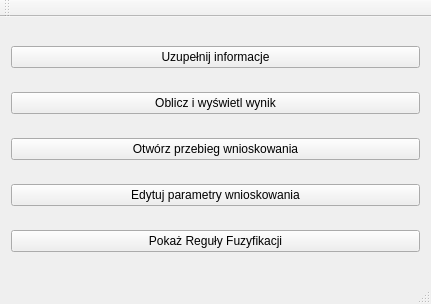
<?xml version="1.0" encoding="UTF-8"?>
<ui version="4.0">
 <class>MainWindow</class>
 <widget class="QMainWindow" name="MainWindow">
  <property name="geometry">
   <rect>
    <x>0</x>
    <y>0</y>
    <width>431</width>
    <height>304</height>
   </rect>
  </property>
  <property name="windowTitle">
   <string>MainWindow</string>
  </property>
  <widget class="QWidget" name="centralWidget">
   <layout class="QVBoxLayout" name="verticalLayout">
    <item>
     <widget class="QPushButton" name="pushButtonQuestionnaire">
      <property name="text">
       <string>Uzupełnij informacje</string>
      </property>
     </widget>
    </item>
    <item>
     <widget class="QPushButton" name="pushButtonCalculateAnShow">
      <property name="text">
       <string>Oblicz i wyświetl wynik</string>
      </property>
     </widget>
    </item>
    <item>
     <widget class="QPushButton" name="pushButtonInference">
      <property name="text">
       <string>Otwórz przebieg wnioskowania</string>
      </property>
     </widget>
    </item>
    <item>
     <widget class="QPushButton" name="pushButtonEditParameters">
      <property name="text">
       <string>Edytuj parametry wnioskowania</string>
      </property>
     </widget>
    </item>
    <item>
     <widget class="QPushButton" name="pushButtonShowFuzzyficationRules">
      <property name="text">
       <string>Pokaż Reguły Fuzyfikacji</string>
      </property>
     </widget>
    </item>
   </layout>
  </widget>
  <widget class="QMenuBar" name="menuBar">
   <property name="geometry">
    <rect>
     <x>0</x>
     <y>0</y>
     <width>431</width>
     <height>20</height>
    </rect>
   </property>
  </widget>
  <widget class="QToolBar" name="mainToolBar">
   <attribute name="toolBarArea">
    <enum>TopToolBarArea</enum>
   </attribute>
   <attribute name="toolBarBreak">
    <bool>false</bool>
   </attribute>
  </widget>
  <widget class="QStatusBar" name="statusBar"/>
 </widget>
 <layoutdefault spacing="6" margin="11"/>
 <resources/>
 <connections/>
</ui>
